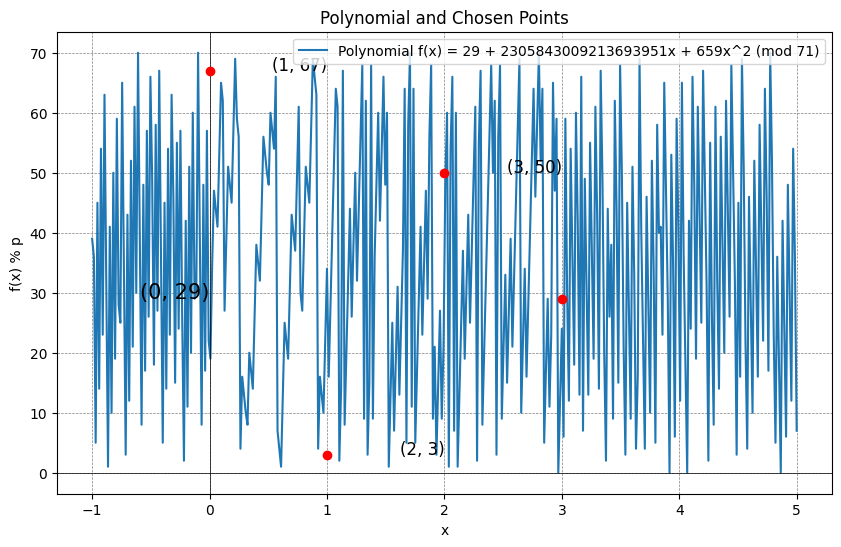

This figure's Python source:
import numpy as np
import sys
import random

def compute(poly, p, x):
    x = np.asarray(x)  # Ensure x is a numpy array for vectorized operations
    d = (int(poly[2]) + int(poly[1]) * x + int(poly[0]) * x * x) % p
    return int(d)

def coef(i, n):
    num = 1
    denom = 1
    for x in range(1, n + 1):
        if x != i:
            num *= x
            denom *= (i - x)
    return num / denom

# List of possible primes
primes = [7, 11, 13, 17, 19, 23, 29, 31, 37, 41, 43, 47, 53, 59, 61, 67, 71, 73, 79, 83, 89, 97, 101, 103, 107, 2**7-1, 359, 659, 65537, 2**13-1, 2**17-1, 2**19-1, 2**31-1, 2**61-1, 2**89-1, 2**107-1, 2**127-1, 2**255-19]

# List of polynomial equations
polynomials = [
    (7, 19, 21),
    (21, 19, 21),
    (500, 499, 78),
    (9999, 7654, 501)
]

# Randomly select a prime and polynomial coefficients
p = random.choice(primes)
a, b, c = random.choice(polynomials)


a, b, c = (random.choice(primes), random.choice(primes), random.choice(primes))

while (p <= a):
  p = random.choice(primes)

A = [c, b, a]

f_1 = compute(A, p, 1)
f_2 = compute(A, p, 2)
f_3 = compute(A, p, 3)

max_y = max([f_1, f_2, f_3])

print(f"Selected Polynomial: f(x) = {a} + {b}x + {c}x^2 (mod {p})\n")

print(f"Polynomial Coefficients:\n{np.poly1d(A)}")
print(f"Prime: {p}\n")

f_0 = int(((f_1) * coef(1, 3) + (f_2) * coef(2, 3) + (f_3) * coef(3, 3)) % p)

print(f"Shares: f_1={f_1}, f_2={f_2}, f_3={f_3}")
print(f"Lagrange Interpolation constants:\nc_1={coef(1, 3)}, c_2={coef(2, 3)}, c_3={coef(3, 3)}\n")
print(f"Recovered secret: f_0 (secret)={f_0}")
if f_0 == A[2]:
    print("Successful recovery")
else:
    print(f"Failed recovery: f_0: {f_0} and a: {A[2]}")

#
import numpy as np
import matplotlib.pyplot as plt
# Plotting the polynomial and points
x = np.linspace(-1, 5, 400)
y = (c * x**2 + b * x + a) % p

plt.figure(figsize=(10, 6))
plt.plot(x, y, label=f'Polynomial f(x) = {a} + {b}x + {c}x^2 (mod {p})')
plt.scatter([0, 1, 2, 3], [f_1, f_2, f_3, f_0], color='red', zorder=5)
plt.text(0, f_0, f'({0}, {f_0})', fontsize=15, ha='right')
plt.text(1, f_1, f'({1}, {f_1})', fontsize=12, ha='right')
plt.text(2, f_2, f'({2}, {f_2})', fontsize=12, ha='right')
plt.text(3, f_3, f'({3}, {f_3})', fontsize=12, ha='right')

plt.axhline(0, color='black',linewidth=0.5)
plt.axvline(0, color='black',linewidth=0.5)
plt.grid(color = 'gray', linestyle = '--', linewidth = 0.5)
plt.title('Polynomial and Chosen Points')
plt.xlabel('x')
plt.ylabel('f(x) % p')
plt.legend()
plt.show()


# Given points
x_points = [0, 1, 2, 3]
y_points = [f_0, f_1, f_2, f_3]

# Find polynomial coefficients that exactly match points
coeffs = np.polyfit(x_points, y_points, 2)  # 2 for quadratic

# Calculate polynomial values
y = np.polyval(coeffs, x) % p

plt.figure(figsize=(10, 6))
plt.plot(x, y, label=f'Interpolating Polynomial')
plt.scatter(x_points, y_points, color='red', zorder=5)

"""
Selected Polynomial: f(x) = 29 + 2305843009213693951x + 659x^2 (mod 71)

Polynomial Coefficients:
     2
659 x + 2.306e+18 x + 29
Prime: 71

Shares: f_1=67, f_2=3, f_3=50
Lagrange Interpolation constants:
c_1=3.0, c_2=-3.0, c_3=1.0

Recovered secret: f_0 (secret)=29
Successful recovery
"""
